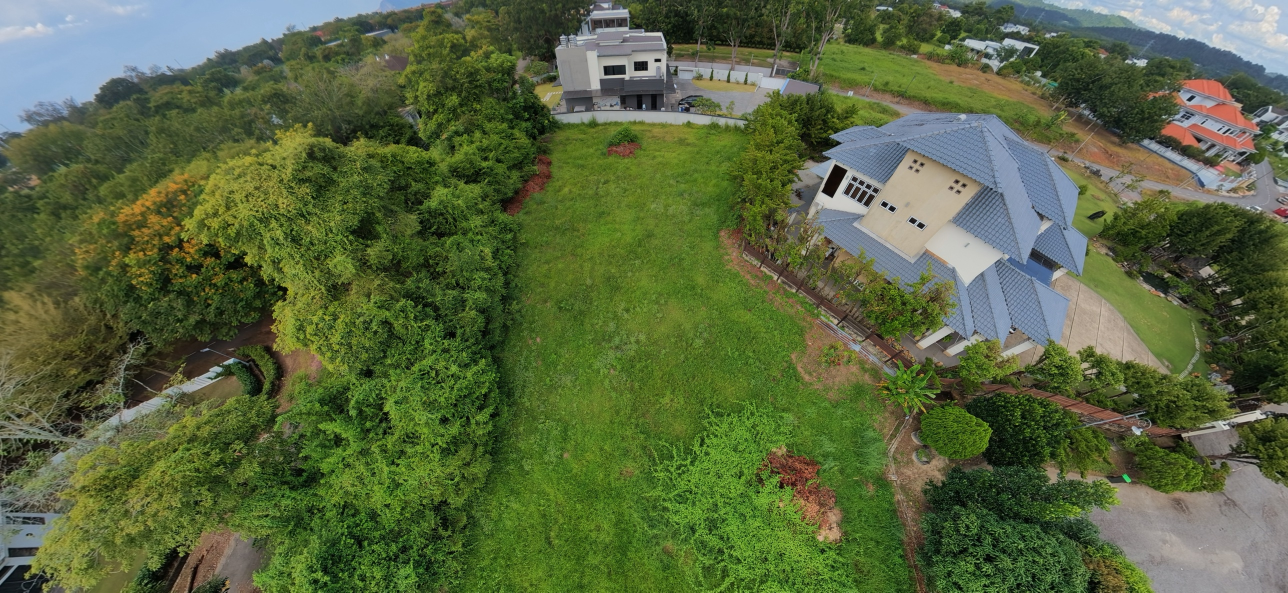
#> input picture input/drone_pt412.jpg, 2576 x 1185 px (shown at 1/2 size)
$ python -i style.py   (imports and definitions only)
#> lines starting #> are read from the running program, lines starting #| are printed output that depends on the picture
#> further down, picture is the input picture: shape (1185, 2576, 3); mean B, G, R 63.5, 102.1, 87.8
# Clean Y2K grade: footage stays sharp and real. Lights keep their glow (bloom), a little more punch,
# cool cyan shadows + soft pink highlights, light sharpen.
import cv2, numpy as np
W, H = 1080, 1920
TONE_SH = np.array([0.035, 0.012, -0.012], np.float32)   # BGR: cool shadows
TONE_HI = np.array([0.010, -0.006, 0.020], np.float32)   # BGR: soft pink highlights


def grade(bgr):
    f = bgr.astype(np.float32) / 255
    sm = cv2.resize(f, (W // 4, H // 4), interpolation=cv2.INTER_AREA)
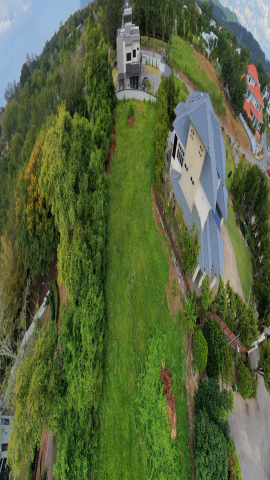
#> sm: shape (480, 270, 3) float32; mean B, G, R 0.249, 0.4, 0.344
    br = np.clip((sm.max(2) - 0.72) / 0.28, 0, 1) ** 1.5
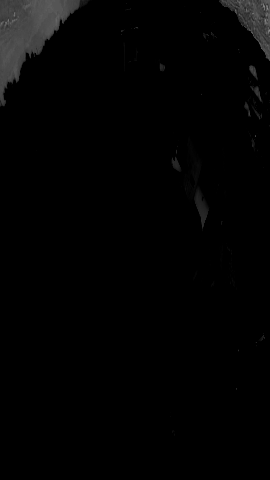
#> br: shape (480, 270) float32; min 0, max 0.553, mean 0.0127
    b = sm * br[..., None]
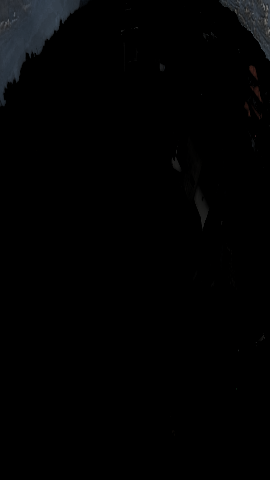
#> b: shape (480, 270, 3) float32; mean B, G, R 0.0105, 0.00929, 0.00826
    glow = cv2.GaussianBlur(b, (0, 0), 4) * 0.55 + cv2.GaussianBlur(b, (0, 0), 13) * 0.5
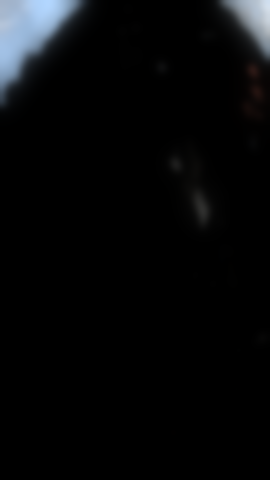
#> glow: shape (480, 270, 3) float32; mean B, G, R 0.011, 0.00972, 0.00865; drawn with min black and max white
    glow = cv2.resize(glow, (W, H), interpolation=cv2.INTER_LINEAR)
#> glow: shape (1920, 1080, 3) float32
    s = f * f * (3 - 2 * f)
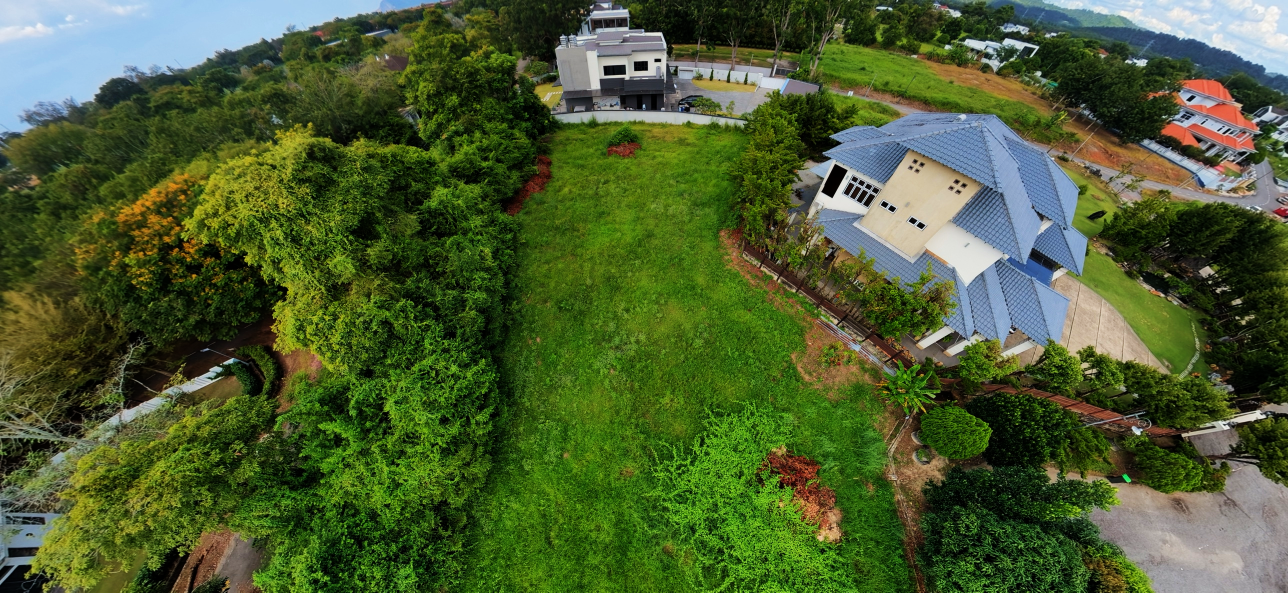
#> s: shape (1185, 2576, 3) float32 (shown at 1/2 size); mean B, G, R 0.196, 0.366, 0.296
    f = 0.8 * f + 0.2 * s
    g = f.mean(2, keepdims=True)
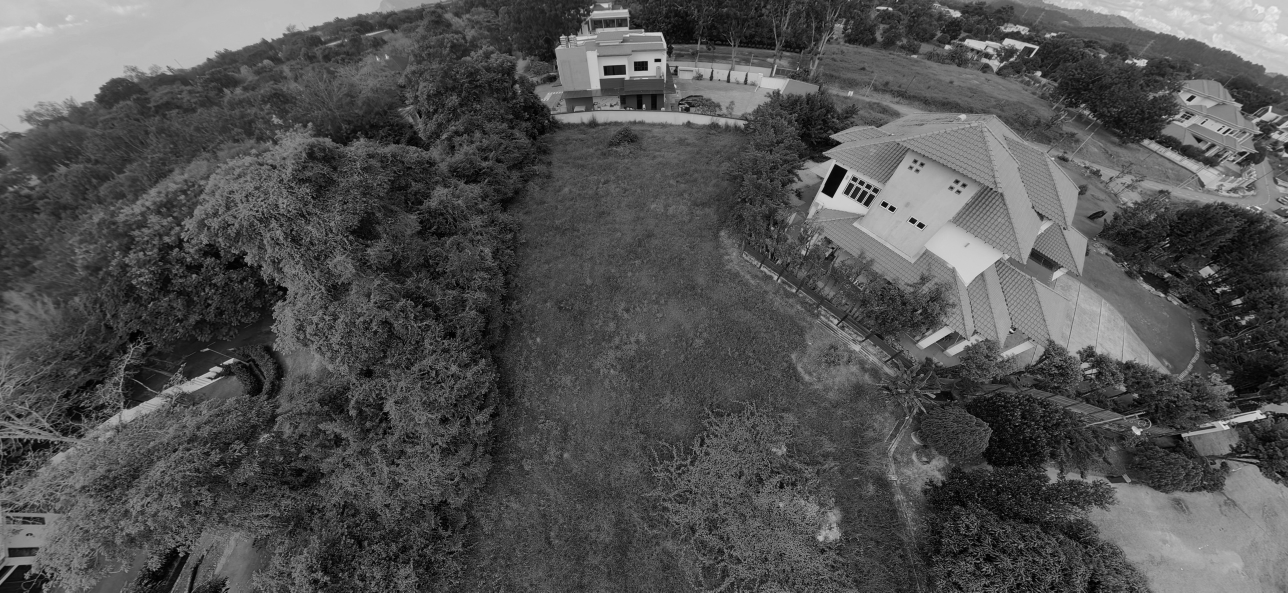
#> g: shape (1185, 2576, 1) float32 (shown at 1/2 size); min 0, max 0.955, mean 0.322
    f = g + (f - g) * 1.12
    L = f.mean(2, keepdims=True)
    f = f + (1 - L) ** 2 * TONE_SH + L ** 2 * TONE_HI
#> (the run stopped early here; a loop or call above may not have finished)
